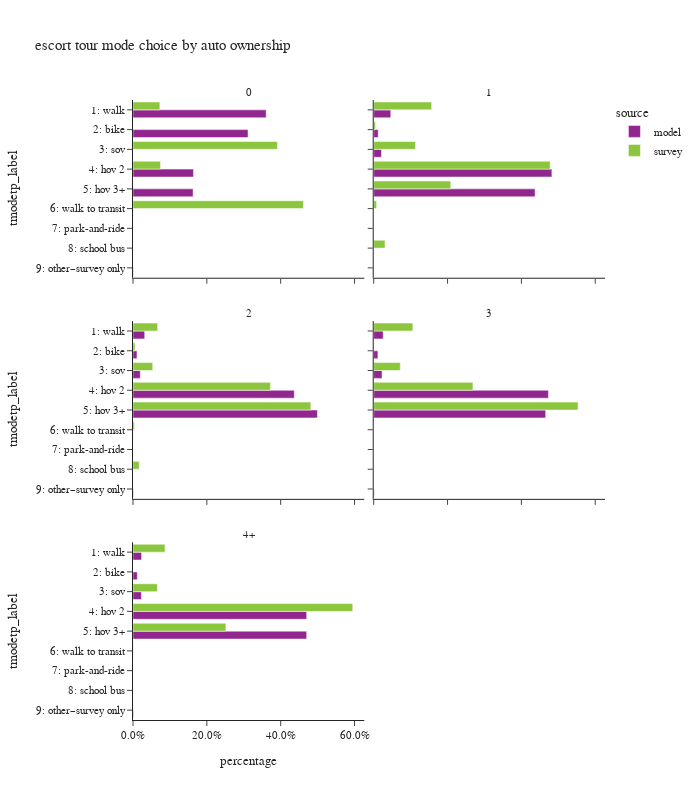

The notebook cell saved with this chart:
### Code cell
plot_mode_choice(es_tour.loc[es_tour['auto_ownership_4+']!="-1"],
                 "auto_ownership_4+",
                 {"auto_ownership_4+":["0","1","2","3","4+"],
                  "tmodetp_label":["1: walk","2: bike","3: sov","4: hov 2","5: hov 3+","6: walk to transit",
                                   "7: park-and-ride","8: school bus","9: other–survey only"]},
                 "auto ownership",2,800)

### Figure 1 — Plotly figure (JSON) as saved in the notebook; plotly's stock layout.template omitted (floating-point values rounded to 4 significant figures)
{"data": [{"alignmentgroup": "True", "customdata": [[7222], [6239], [3280], [3260], [6], [16]], "hovertemplate": "source=model<br>auto_ownership_4+=0<br>percentage=%{x}<br>tmodetp_label=%{y}<br>sample count=%{customdata[0]}<extra></extra>", "legendgroup": "model", "marker": {"color": "#91268F", "pattern": {"shape": ""}}, "name": "model", "offsetgroup": "model", "orientation": "h", "showlegend": true, "textposition": "auto", "type": "bar", "x": [0.3607, 0.3116, 0.1638, 0.1628, 0.0002997, 0.0007991], "xaxis": "x5", "y": ["1: walk", "2: bike", "4: hov 2", "5: hov 3+", "6: walk to transit", "9: other–survey only"], "yaxis": "y5"}, {"alignmentgroup": "True", "customdata": [[4971], [1299], [2266], [51935], [47038], [19], [89]], "hovertemplate": "source=model<br>auto_ownership_4+=1<br>percentage=%{x}<br>tmodetp_label=%{y}<br>sample count=%{customdata[0]}<extra></extra>", "legendgroup": "model", "marker": {"color": "#91268F", "pattern": {"shape": ""}}, "name": "model", "offsetgroup": "model", "orientation": "h", "showlegend": false, "textposition": "auto", "type": "bar", "x": [0.04619, 0.01207, 0.02106, 0.4826, 0.4371, 0.0001766, 0.000827], "xaxis": "x6", "y": ["1: walk", "2: bike", "3: sov", "4: hov 2", "5: hov 3+", "6: walk to transit", "9: other–survey only"], "yaxis": "y6"}, {"alignmentgroup": "True", "customdata": [[10441], [3548], [6503], [143987], [164613], [60], [421]], "hovertemplate": "source=model<br>auto_ownership_4+=2<br>percentage=%{x}<br>tmodetp_label=%{y}<br>sample count=%{customdata[0]}<extra></extra>", "legendgroup": "model", "marker": {"color": "#91268F", "pattern": {"shape": ""}}, "name": "model", "offsetgroup": "model", "orientation": "h", "showlegend": false, "textposition": "auto", "type": "bar", "x": [0.03168, 0.01077, 0.01973, 0.4369, 0.4995, 0.0001821, 0.001277], "xaxis": "x3", "y": ["1: walk", "2: bike", "3: sov", "4: hov 2", "5: hov 3+", "6: walk to transit", "9: other–survey only"], "yaxis": "y3"}, {"alignmentgroup": "True", "customdata": [[4448], [1969], [3907], [82082], [80782], [29], [246]], "hovertemplate": "source=model<br>auto_ownership_4+=3<br>percentage=%{x}<br>tmodetp_label=%{y}<br>sample count=%{customdata[0]}<extra></extra>", "legendgroup": "model", "marker": {"color": "#91268F", "pattern": {"shape": ""}}, "name": "model", "offsetgroup": "model", "orientation": "h", "showlegend": false, "textposition": "auto", "type": "bar", "x": [0.02564, 0.01135, 0.02252, 0.4732, 0.4657, 0.0001672, 0.001418], "xaxis": "x4", "y": ["1: walk", "2: bike", "3: sov", "4: hov 2", "5: hov 3+", "6: walk to transit", "9: other–survey only"], "yaxis": "y4"}, {"alignmentgroup": "True", "customdata": [[2288], [1143], [2235], [46261], [46259], [18], [140]], "hovertemplate": "source=model<br>auto_ownership_4+=4+<br>percentage=%{x}<br>tmodetp_label=%{y}<br>sample count=%{customdata[0]}<extra></extra>", "legendgroup": "model", "marker": {"color": "#91268F", "pattern": {"shape": ""}}, "name": "model", "offsetgroup": "model", "orientation": "h", "showlegend": false, "textposition": "auto", "type": "bar", "x": [0.02327, 0.01162, 0.02273, 0.4704, 0.4704, 0.000183, 0.001424], "xaxis": "x", "y": ["1: walk", "2: bike", "3: sov", "4: hov 2", "5: hov 3+", "6: walk to transit", "9: other–survey only"], "yaxis": "y"}, {"alignmentgroup": "True", "customdata": [[5], [1], [1], [4]], "hovertemplate": "source=survey<br>auto_ownership_4+=0<br>percentage=%{x}<br>tmodetp_label=%{y}<br>sample count=%{customdata[0]}<extra></extra>", "legendgroup": "survey", "marker": {"color": "#8CC63E", "pattern": {"shape": ""}}, "name": "survey", "offsetgroup": "survey", "orientation": "h", "showlegend": true, "textposition": "auto", "type": "bar", "x": [0.07271, 0.3911, 0.07453, 0.4616], "xaxis": "x5", "y": ["1: walk", "3: sov", "4: hov 2", "6: walk to transit"], "yaxis": "y5"}, {"alignmentgroup": "True", "customdata": [[44], [7], [19], [101], [66], [6], [2]], "hovertemplate": "source=survey<br>auto_ownership_4+=1<br>percentage=%{x}<br>tmodetp_label=%{y}<br>sample count=%{customdata[0]}<extra></extra>", "legendgroup": "survey", "marker": {"color": "#8CC63E", "pattern": {"shape": ""}}, "name": "survey", "offsetgroup": "survey", "orientation": "h", "showlegend": false, "textposition": "auto", "type": "bar", "x": [0.1568, 0.00487, 0.1132, 0.4779, 0.2088, 0.007761, 0.03072], "xaxis": "x6", "y": ["1: walk", "2: bike", "3: sov", "4: hov 2", "5: hov 3+", "6: walk to transit", "8: school bus"], "yaxis": "y6"}, {"alignmentgroup": "True", "customdata": [[34], [4], [20], [160], [164], [2], [4]], "hovertemplate": "source=survey<br>auto_ownership_4+=2<br>percentage=%{x}<br>tmodetp_label=%{y}<br>sample count=%{customdata[0]}<extra></extra>", "legendgroup": "survey", "marker": {"color": "#8CC63E", "pattern": {"shape": ""}}, "name": "survey", "offsetgroup": "survey", "orientation": "h", "showlegend": false, "textposition": "auto", "type": "bar", "x": [0.0666, 0.005436, 0.05344, 0.3723, 0.4817, 0.003744, 0.01676], "xaxis": "x3", "y": ["1: walk", "2: bike", "3: sov", "4: hov 2", "5: hov 3+", "6: walk to transit", "8: school bus"], "yaxis": "y3"}, {"alignmentgroup": "True", "customdata": [[4], [9], [33], [28]], "hovertemplate": "source=survey<br>auto_ownership_4+=3<br>percentage=%{x}<br>tmodetp_label=%{y}<br>sample count=%{customdata[0]}<extra></extra>", "legendgroup": "survey", "marker": {"color": "#8CC63E", "pattern": {"shape": ""}}, "name": "survey", "offsetgroup": "survey", "orientation": "h", "showlegend": false, "textposition": "auto", "type": "bar", "x": [0.106, 0.07195, 0.2687, 0.5533], "xaxis": "x4", "y": ["1: walk", "3: sov", "4: hov 2", "5: hov 3+"], "yaxis": "y4"}, {"alignmentgroup": "True", "customdata": [[2], [2], [17], [8], [1]], "hovertemplate": "source=survey<br>auto_ownership_4+=4+<br>percentage=%{x}<br>tmodetp_label=%{y}<br>sample count=%{customdata[0]}<extra></extra>", "legendgroup": "survey", "marker": {"color": "#8CC63E", "pattern": {"shape": ""}}, "name": "survey", "offsetgroup": "survey", "orientation": "h", "showlegend": false, "textposition": "auto", "type": "bar", "x": [0.08667, 0.06584, 0.5951, 0.2516, 0.0007552], "xaxis": "x", "y": ["1: walk", "3: sov", "4: hov 2", "5: hov 3+", "6: walk to transit"], "yaxis": "y"}], "layout": {"annotations": [{"font": {}, "showarrow": false, "text": "4+", "x": 0.245, "xanchor": "center", "xref": "paper", "y": 0.2867, "yanchor": "bottom", "yref": "paper"}, {"font": {}, "showarrow": false, "text": "2", "x": 0.245, "xanchor": "center", "xref": "paper", "y": 0.6433, "yanchor": "bottom", "yref": "paper"}, {"font": {}, "showarrow": false, "text": "3", "x": 0.755, "xanchor": "center", "xref": "paper", "y": 0.6433, "yanchor": "bottom", "yref": "paper"}, {"font": {}, "showarrow": false, "text": "0", "x": 0.245, "xanchor": "center", "xref": "paper", "y": 1.0, "yanchor": "bottom", "yref": "paper"}, {"font": {}, "showarrow": false, "text": "1", "x": 0.755, "xanchor": "center", "xref": "paper", "y": 1.0, "yanchor": "bottom", "yref": "paper"}], "barmode": "group", "height": 800, "legend": {"title": {"text": "source"}, "tracegroupgap": 0}, "title": {"text": "escort tour mode choice by auto ownership"}, "width": 700, "xaxis": {"anchor": "y", "domain": [0.0, 0.49], "tickformat": ".1%", "title": {"text": "percentage"}}, "xaxis2": {"anchor": "y2", "domain": [0.51, 1.0], "matches": "x", "tickformat": ".1%", "title": {"text": "percentage"}}, "xaxis3": {"anchor": "y3", "domain": [0.0, 0.49], "matches": "x", "showticklabels": false, "tickformat": ".1%"}, "xaxis4": {"anchor": "y4", "domain": [0.51, 1.0], "matches": "x", "showticklabels": false, "tickformat": ".1%"}, "xaxis5": {"anchor": "y5", "domain": [0.0, 0.49], "matches": "x", "showticklabels": false, "tickformat": ".1%"}, "xaxis6": {"anchor": "y6", "domain": [0.51, 1.0], "matches": "x", "showticklabels": false, "tickformat": ".1%"}, "yaxis": {"anchor": "x", "categoryarray": ["9: other–survey only", "8: school bus", "7: park-and-ride", "6: walk to transit", "5: hov 3+", "4: hov 2", "3: sov", "2: bike", "1: walk"], "categoryorder": "array", "domain": [0.0, 0.2867], "title": {"text": "tmodetp_label"}}, "yaxis2": {"anchor": "x2", "domain": [0.0, 0.2867], "matches": "y", "showticklabels": false}, "yaxis3": {"anchor": "x3", "categoryarray": ["9: other–survey only", "8: school bus", "7: park-and-ride", "6: walk to transit", "5: hov 3+", "4: hov 2", "3: sov", "2: bike", "1: walk"], "categoryorder": "array", "domain": [0.3567, 0.6433], "matches": "y", "title": {"text": "tmodetp_label"}}, "yaxis4": {"anchor": "x4", "domain": [0.3567, 0.6433], "matches": "y", "showticklabels": false}, "yaxis5": {"anchor": "x5", "categoryarray": ["9: other–survey only", "8: school bus", "7: park-and-ride", "6: walk to transit", "5: hov 3+", "4: hov 2", "3: sov", "2: bike", "1: walk"], "categoryorder": "array", "domain": [0.7133, 1.0], "matches": "y", "title": {"text": "tmodetp_label"}}, "yaxis6": {"anchor": "x6", "domain": [0.7133, 1.0], "matches": "y", "showticklabels": false}}}
